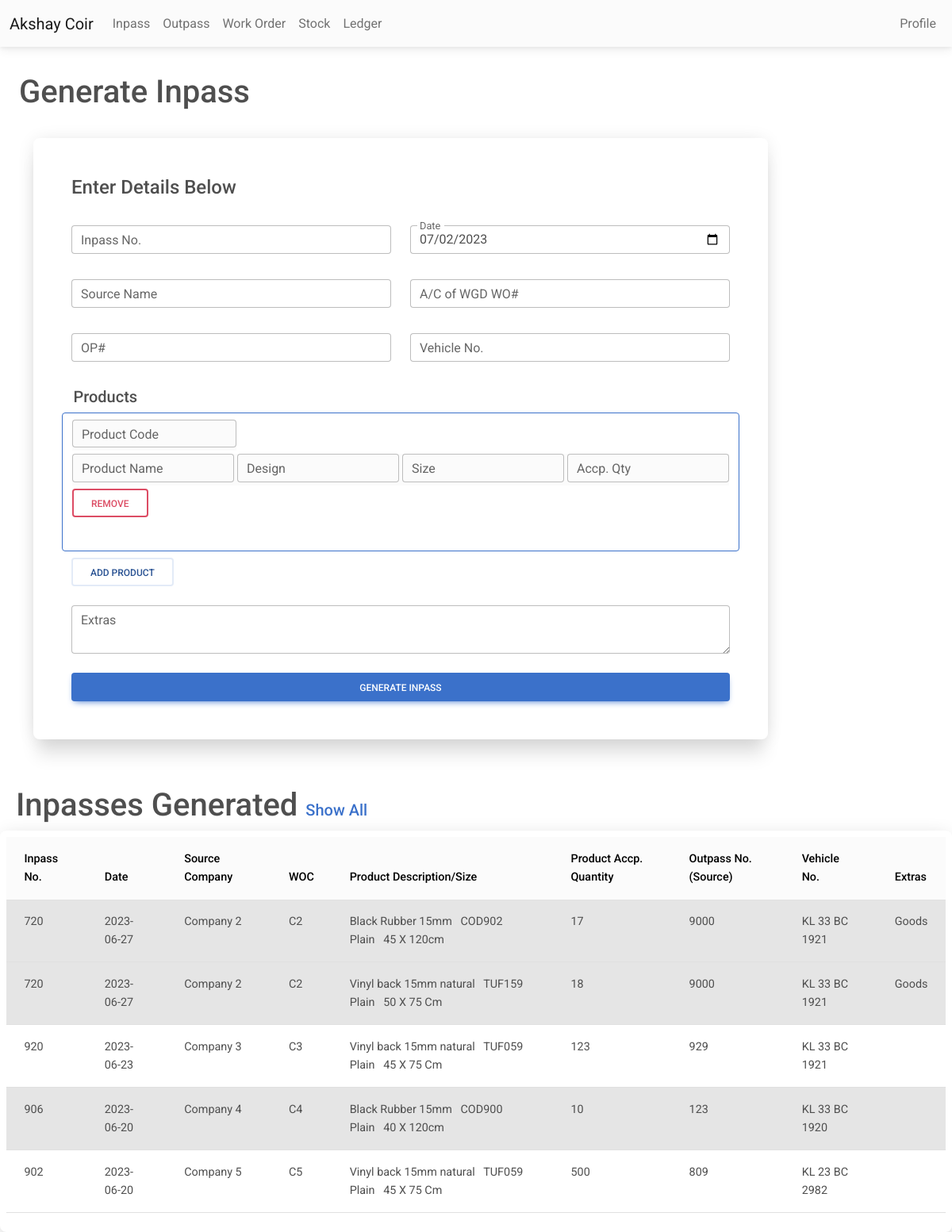
The page /inpass.php on the database its author committed.
### tables this page shows
CREATE TABLE IF NOT EXISTS `inpass` (
  `no` int NOT NULL AUTO_INCREMENT,
  `date` date NOT NULL,
  `source` varchar(125) NOT NULL,
  `woc` varchar(125) NOT NULL,
  `op` int NOT NULL,
  `vehicleno` varchar(50) NOT NULL,
  `extras` varchar(125) NOT NULL,
  `type` varchar(10) NOT NULL DEFAULT 'inpass',
  `timestamp` timestamp NOT NULL DEFAULT CURRENT_TIMESTAMP,
  PRIMARY KEY (`no`)
);

CREATE TABLE IF NOT EXISTS `inpass_products` (
  `inpass_no` int NOT NULL,
  `product_name` varchar(50) NOT NULL,
  `product_code` varchar(25) NOT NULL,
  `product_design` varchar(50) NOT NULL,
  `product_size` varchar(25) NOT NULL,
  `product_qty` int NOT NULL
);

### inpass.php (the view, shortened to what this page needs)
<?php
include 'conn.php';
include 'nav.php';
?>
<?php
$sql4 = "select * from inpass,inpass_products where inpass.no = inpass_products.inpass_no order by timestamp DESC LIMIT 5";
$retval3 = mysqli_query($conn, $sql4);
?>
<html>
<head>
    <link rel="stylesheet" href="https://cdnjs.cloudflare.com/ajax/libs/font-awesome/6.0.0/css/all.min.css" />
    <link rel="stylesheet" href="css/mdb.min.css" />
</head>
<body>
    <main>
        <br>
        <h1 class='mt-2 ms-4'>Generate Inpass</h1>
        <div class="container">
            <div class='row justify-content'>
                <div class="col-xl-10">
                    <br>
                    <form name="ip" class="bg-white rounded-5 shadow-5-strong p-5" method="post" action="">
                        <h4>Enter Details Below</h4> <br>
                        <div class="row mb-2">
                            <div class="col">
                                <div class="form-outline mb-4">
                                    <input type="text" class="form-control" required name="ipno">
                                    <label for="ipno" class="form-label">Inpass No.</label>
                                </div>
                            </div>
                            <div class="col">
                                <div class="form-outline datepicker">
                                    <input type="date" class="form-control" required name="date" id="today_date">
                                    <label for="roday_date" class="form-label">Date</label>
                                </div>
                            </div>
                        </div>
                        <div class="row mb-2">
                            <div class="col">
                                <div class="form-outline mb-4">
                                    <input list="companylist" class="form-control" required name="source"
                                        id="source_name">
                                    <label class="form-label">Source Name</label>
                                </div>
                            </div>
                            <div class="col">
                                <div class="form-outline mb-4">
                                    <input type="text" class="form-control" required name="woc" id="company_code">
                                    <label for="woc" class="form-label">A/C of WGD WO#</label>
                                </div>
                            </div>
                        </div>
                        <div class="row mb-2">
                            <div class="col">
                                <div class="form-outline mb-4 ">
                                    <input type="text" class="form-control" required name="opno">
                                    <label for="opno" class="form-label">OP#</label>
                                </div>
                            </div>
                            <div class="col">
                                <div class="form-outline mb-4">
                                    <input type="text" class="form-control" required name="vehicle">
                                    <label for="vechicle" class="form-label">Vehicle No.</label>
                                </div>
                            </div>
                        </div>
                        <label class="form-check-label">
                            <h5>Products</h5>
                        </label> <br>
                        <div id="product_fields" class="row border border-1 border-primary rounded pt-2 mb-2">
                        </div>
                        <button type="button" id="add_product_field" class="btn btn-outline-secondary"
                            data-mdb-ripple-color="dark">Add Product</button>
                        <br>
                        <div class="form-outline mb-4 mt-4">
                            <textarea id="extras" class="form-control" name="extras"></textarea>
                            <label for="extras" class="form-label">Extras</label>
                        </div>
                        <button type="submit" class="btn btn-primary btn-block" name="ip">Generate InPass</button>
                    </form>
                </div>
                <br><br>
            </div>
        </div>
        <br> <br>
        <div class="container mt-2 ms-2">
            <div class="col">
                <h1>Inpasses Generated <a href="inpassshowall.php?f=0" class="fs-5" target="_blank">Show All</a></h1>
            </div>
        </div>
        <div class="container-fluid mt-2 p-2 bg-white rounded-5 shadow-5-strong">
            <table class='table'>
                <thead class="table-light">
                    <th>
                        Inpass No.
                    </th>
                    <th>
                        Date
                    </th>
                    <th>
                        Source Company
                    </th>
                    <th>
                        WOC
                    </th>
                    <th>
                        Product Description/Size
                    </th>
                    <th>
                        Product Accp. Quantity
                    </th>
                    <th>
                        Outpass No.(Source)
                    </th>
                    <th>
                        Vehicle No.
                    </th>
                    <th>
                        Extras
                    </th>
                </thead>
                <tbody>
                    <tr>
                        <?php
                        $cur_no = -1;
                        $table_active = '';
                        while ($row = $retval3->fetch_assoc()) {
                            if ($cur_no == $row['no']) {
                            } else {
                                if ($table_active == 'table-active') {
                                    $table_active = '';
                                } else {
                                    $table_active = 'table-active';
                                }
                            }
                            if (!empty($row)) {
                                echo "
                    <tr class='$table_active'>
                    <td>
                    {$row['no']}
                    </td>
                    <td>
                    {$row['date']}
                    </td>
                    <td>
                    {$row['source']}
                    </td>
                    <td>
                    {$row['woc']}
                    </td>
                    <td>
                    {$row['product_name']}
                    &nbsp;
                    {$row['product_code']}
                    &nbsp;
                    {$row['product_design']}
                    &nbsp;
                    {$row['product_size']}
                    </td>
                    <td>
                    {$row['product_qty']}
                    </td>
                    <td>
                    {$row['op']}
                    </td>
                    <td>
                    {$row['vehicleno']}
                    </td>
                    <td>
                    {$row['extras']}
                    </td>
                    </tr>
                    ";
                                $cur_no = $row['no'];
                            }
                        }
                        ?>
                    </tr>
                </tbody>
            </table>
        </div>
    </main>
</body>
</html>

### inpass.php (style rules this page uses)
body { background-color: white; }

### rows shown on the page
inpass: no "720", date "2023-06-27", source "Company 2", woc "C2", inpass_products.product_name "Black Rubber 15mm", inpass_products.product_code "COD902", inpass_products.product_design "Plain", inpass_products.product_size "45 X 120cm", inpass_products.product_qty "17", op "9000", vehicleno "KL 33 BC 1921", extras "Goods", inpass_products.product_name "Vinyl back 15mm natural", inpass_products.product_code "TUF159", inpass_products.product_size "50 X 75 Cm", inpass_products.product_qty "18"
inpass: no "920", date "2023-06-23", source "Company 3", woc "C3", inpass_products.product_name "Vinyl back 15mm natural", inpass_products.product_code "TUF059", inpass_products.product_design "Plain", inpass_products.product_size "45 X 75 Cm", inpass_products.product_qty "123", op "929", vehicleno "KL 33 BC 1921"
inpass: no "906", date "2023-06-20", source "Company 4", woc "C4", inpass_products.product_name "Black Rubber 15mm", inpass_products.product_code "COD900", inpass_products.product_design "Plain", inpass_products.product_size "40 X 120cm", inpass_products.product_qty "10", op "123", vehicleno "KL 33 BC 1920"
inpass: no "902", date "2023-06-20", source "Company 5", woc "C5", inpass_products.product_name "Vinyl back 15mm natural", inpass_products.product_code "TUF059", inpass_products.product_design "Plain", inpass_products.product_size "45 X 75 Cm", inpass_products.product_qty "500", op "809", vehicleno "KL 23 BC 2982"
